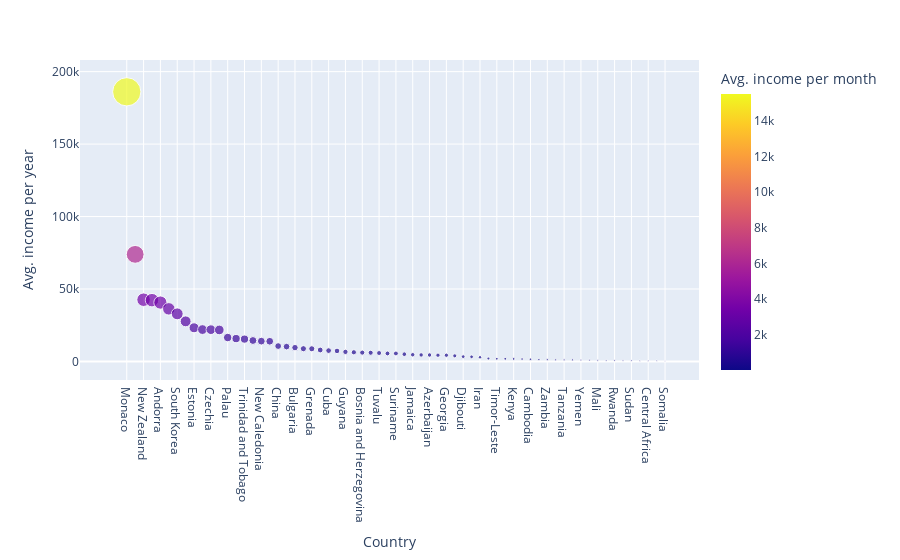

Source (notebook cell):
### Code cell
fig = px.scatter(income_world, x=income_world.Country, y=income_world['Avg. income per year'], color=income_world['Avg. income per month'], size=income_world['Avg. income per year']) 
 
fig.show()

### Figure 1 — Plotly figure (JSON) as saved in the notebook; plotly's stock layout.template omitted (floating-point values rounded to 4 significant figures)
{"data": [{"hoverlabel": {"namelength": 0}, "hovertemplate": "Country=%{x}<br>Avg. income per year=%{marker.size}<br>Avg. income per month=%{marker.color}", "legendgroup": "", "marker": {"color": [15507, 6158, 3551, 3524, 3388, 3024, 2738, 2307, 1936, 1833, 1828, 1812, 1375, 1313, 1284, 1205, 1168, 1161, 884, 853, 795, 733, 728, 658, 623, 605, 550, 528, 508, 501, 485, 461, 459, 418, 385, 374, 371, 359, 358, 323, 277, 267, 239, 167, 153, 152, 147, 139, 124, 104, 99, 92, 90, 88, 78, 77, 69, 66, 65, 63, 54, 44, 43, 42, 26], "coloraxis": "coloraxis", "size": [186080, 73900, 42610, 42290, 40650, 36290, 32860, 27680, 23230, 22000, 21930, 21740, 16500, 15760, 15410, 14460, 14020, 13930, 10610, 10230, 9540, 8790, 8740, 7900, 7480, 7260, 6600, 6330, 6090, 6010, 5820, 5530, 5510, 5010, 4620, 4490, 4450, 4310, 4290, 3870, 3320, 3200, 2870, 2000, 1830, 1820, 1760, 1670, 1490, 1250, 1190, 1100, 1080, 1060, 940, 920, 830, 790, 780, 760, 650, 530, 510, 500, 310], "sizemode": "area", "sizeref": 465.2, "symbol": "circle"}, "mode": "markers", "name": "", "showlegend": false, "type": "scatter", "x": ["Monaco", "Luxembourg", "New Zealand", "France", "Andorra", "Kuwait", "South Korea", "Saint Martin", "Estonia", "Portugal", "Czechia", "Puerto Rico", "Palau", "French Polynesia", "Trinidad and Tobago", "Barbados", "New Caledonia", "Virgin Islands", "China", "Mauritius", "Bulgaria", "Saint Lucia", "Grenada", "Montenegro", "Cuba", "Dominican Republic", "Guyana", "Belarus", "Bosnia and Herzegovina", "Peru", "Tuvalu", "Ecuador", "Suriname", "Marshall Islands", "Jamaica", "Guatemala", "Azerbaijan", "Jordan", "Georgia", "Indonesia", "Djibouti", "Bolivia", "Iran", "Nigeria", "Timor-Leste", "Syria", "Kenya", "Uzbekistan", "Cambodia", "Haiti", "Zambia", "Lesotho", "Tanzania", "Tajikistan", "Yemen", "Togo", "Mali", "Burkina Faso", "Rwanda", "Guinea-Bissau", "Sudan", "Liberia", "Central Africa", "Afghanistan", "Somalia"], "xaxis": "x", "y": [186080, 73900, 42610, 42290, 40650, 36290, 32860, 27680, 23230, 22000, 21930, 21740, 16500, 15760, 15410, 14460, 14020, 13930, 10610, 10230, 9540, 8790, 8740, 7900, 7480, 7260, 6600, 6330, 6090, 6010, 5820, 5530, 5510, 5010, 4620, 4490, 4450, 4310, 4290, 3870, 3320, 3200, 2870, 2000, 1830, 1820, 1760, 1670, 1490, 1250, 1190, 1100, 1080, 1060, 940, 920, 830, 790, 780, 760, 650, 530, 510, 500, 310], "yaxis": "y"}], "layout": {"coloraxis": {"colorbar": {"title": {"text": "Avg. income per month"}}, "colorscale": [[0, "#0d0887"], [0.1111, "#46039f"], [0.2222, "#7201a8"], [0.3333, "#9c179e"], [0.4444, "#bd3786"], [0.5556, "#d8576b"], [0.6667, "#ed7953"], [0.7778, "#fb9f3a"], [0.8889, "#fdca26"], [1, "#f0f921"]]}, "legend": {"itemsizing": "constant", "tracegroupgap": 0}, "margin": {"t": 60}, "xaxis": {"anchor": "y", "domain": [0, 1], "title": {"text": "Country"}}, "yaxis": {"anchor": "x", "domain": [0, 1], "title": {"text": "Avg. income per year"}}}}
